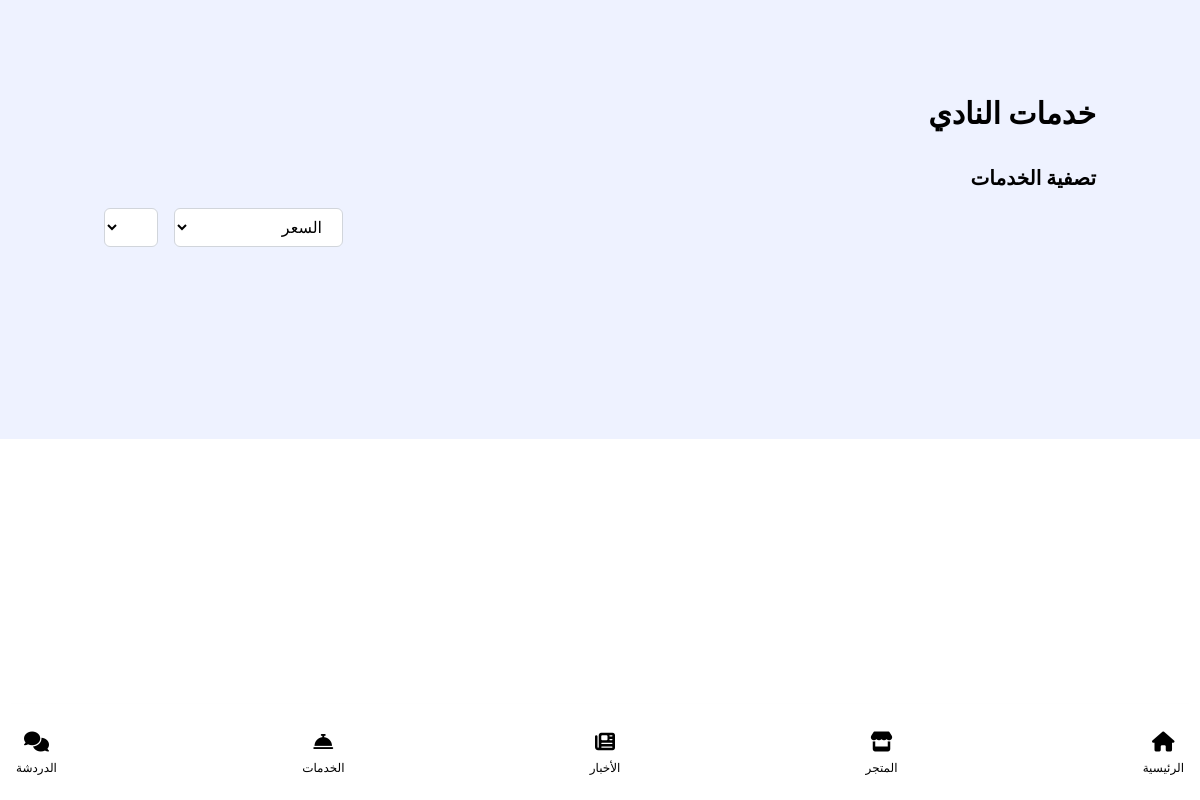
Before: /student/viewServices (signed in) with the older database file.
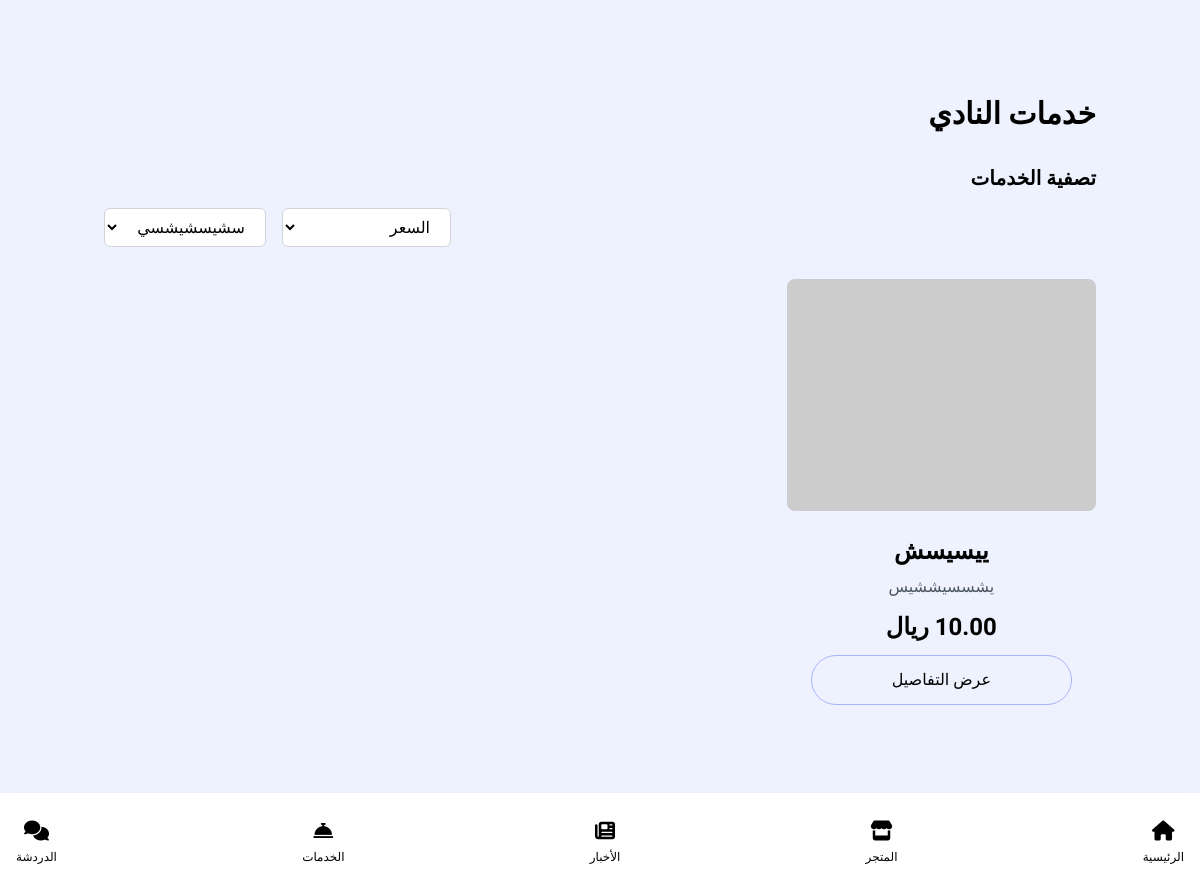
After: the same page with the newer database file.
### students/models.py (models this page shows)
class ServicesModel(models.Model):
    club = models.ForeignKey(ClubsModel, on_delete=models.CASCADE)
    creator = models.ForeignKey(User, on_delete=models.SET_NULL, null=True)
    title = models.CharField(max_length=254, null=True)
    desc = models.TextField(null=True)
    age_from = models.IntegerField()
    age_to = models.IntegerField()
    price = models.DecimalField(max_digits = 6, decimal_places = 2)
    classification = models.ManyToManyField('ServicesClassificationModel', blank=True)
    is_enabled = models.BooleanField(default=True)
    creation_date = models.DateTimeField(null=True, verbose_name="تاريخ الانشاء")

### students/views.py (the view)
# urls.py: path('viewServices', views.viewServices, name="viewServices"),
def viewServices(request):
    user = request.user
    club = user.userprofile.student_profile.club
    services = ServicesModel.objects.filter(club=club)
    classifications = ServicesClassificationModel.objects.filter(club=club)
    return render(request, 'student/services/viewServices.html', {'services':services, 'classifications':classifications})

### messenger/templatetags/messenger_tags.py (called while the page is built)
@register.simple_tag
@stringfilter
def get_user_club(user_id):
    user = User.objects.get(id=user_id)
    club = getUserClub(user)
    return club

### messenger/views.py (called while the page is built)
def getUserClub(user):
    userprofile = user.userprofile
    if userprofile.account_type == '2':
        return userprofile.director_profile.club
    elif user.userprofile.account_type == '3':
        return userprofile.student_profile.club
    elif user.userprofile.account_type == '4':
        return userprofile.Coach_profile.club
    else:
        return None

### templates/student/services/viewServices.html (shortened to what this page needs)
{% extends "base_student.html" %} {% block content %}
<section class="w-full py-8 md:py-16 bg-indigo-50">
  <div class="container mx-auto px-4 mt-4 md:mt-8 pb-24">
    <h2 class="text-2xl md:text-3xl font-bold mb-6 md:mb-8 text-right">
      خدمات النادي
    </h2>
    <div class="mb-6 md:mb-8">
      <h3 class="text-lg md:text-xl font-semibold mb-3 md:mb-4 text-right">
        تصفية الخدمات
      </h3>
      <div
        class="flex flex-col md:flex-row justify-end items-stretch md:items-center gap-3 md:gap-4"
      >
        <select
          class="bg-white border border-gray-300 rounded-md px-4 py-2 w-full md:w-auto order-2 md:order-2"
        >
        {% for classification in classifications %}
          <option value="{{classification.id}}">{{classification.title}}</option>
        {% endfor %}
        </select>
        <select
          class="bg-white border border-gray-300 rounded-md px-4 py-2 w-full md:w-auto order-3 md:order-1"
        >
          <option>السعر</option>
        </select>
      </div>
    </div>
    <div class="grid grid-cols-1 sm:grid-cols-2 lg:grid-cols-3 gap-6 md:gap-8">
      {% for service in services %}
      <div
        class="overflow-hidden transform transition duration-300 hover:scale-105 flex flex-col justify-center"
        >
        <img
          src="https://via.placeholder.com/400x300"
          class="w-full object-cover rounded-lg"
          alt="تدريب كرة القدم"
        />
        <div class="p-4 md:p-6 flex-grow flex flex-col justify-between">
          <div>
            <h5 class="text-xl md:text-2xl font-semibold mb-2 text-center">
              {{service.title}}
            </h5>
            <p class="text-gray-600 mb-3 text-center text-sm md:text-base">
              {{service.desc}}
            </p>
          </div>
          <div>
            <p class="text-xl md:text-2xl font-bold mb-3 text-center">
              {{service.price}} ريال
            </p>
            <a
              href="{% url 'viewServicesSpecific' service.id %}"
              class="block w-full bg-transparent py-2 md:py-3 px-4 rounded-full text-black hover:bg-indigo-600 hover:text-white transition duration-300 text-sm md:text-base text-center border border-indigo-300"
              >عرض التفاصيل</a
            >
          </div>
        </div>
      </div>
      {% endfor %}
    </div>
  </div>
</section>
{% endblock %}

### templates/base_student.html (shortened to what this page needs)
{% load static %}
<!DOCTYPE html>
<html lang="en">
  <head>
    <link
      rel="stylesheet"
      href="https://cdnjs.cloudflare.com/ajax/libs/font-awesome/6.6.0/css/all.min.css"
    />
  </head>
  <body dir="rtl" lang="ar">
    {% if not 'messageRoom' in request.path %}
    {% include 'parts/student/navbar.html' %}
    {% endif %}
    {% block content %} {% endblock %}
    <script src="https://cdn.tailwindcss.com"></script>
  </body>
</html>

### templates/parts/student/navbar.html
{% load messenger_tags %}
{% block content %}
<nav class="fixed bottom-0 left-0 right-0 bg-white shadow-lg py-4 z-[999]">
  <div class="max-w-screen-xl mx-auto px-4">
    <ul class="flex flex-wrap justify-between items-center h-16">
      <li class="w-1/5 sm:w-auto">
        <a
          href="{% url 'studentIndex' %}"
          class="flex flex-col items-center text-black hover:text-indigo-600"
        >
          <i class="fas fa-home text-xl mb-1"></i>
          <span class="text-xs">الرئيسية</span>
        </a>
      </li>
      <li class="w-1/5 sm:w-auto">
        <a
          href="{% url 'viewProducts' %}"
          class="flex flex-col items-center text-black hover:text-indigo-600"
        >
          <i class="fas fa-store text-xl mb-1"></i>
          <span class="text-xs">المتجر</span>
        </a>
      </li>
      <li class="w-1/5 sm:w-auto">
        <a
          href="/student/viewArticles"
          class="flex flex-col items-center text-black hover:text-indigo-600"
        >
          <i class="fas fa-newspaper text-xl mb-1"></i>
          <span class="text-xs">الأخبار</span>
        </a>
      </li>
      <li class="w-1/5 sm:w-auto">
        <a
          href="/student/viewServices"
          class="flex flex-col items-center text-black hover:text-indigo-600"
        >
          <i class="fas fa-concierge-bell text-xl mb-1"></i>
          <span class="text-xs">الخدمات</span>
        </a>
      </li>
      <li class="w-1/5 sm:w-auto">
        <a
        {% get_user_club request.user.id as stu_club %}
          href="{% url 'messageRoom' stu_club.id %} "
          class="flex flex-col items-center text-black hover:text-indigo-600"
        >
          <i class="fas fa-comments text-xl mb-1"></i>
          <span class="text-xs">الدردشة</span>
        </a>
      </li>
    </ul>
  </div>
</nav>
{% endblock %}

### templates/base_student.html (style rules this page uses)
body { font-family: "Cairo", sans-serif; }

Changed rows visible on the page:
added ServicesModel: title "ييسيسش", desc "يشسسيششيس", price "10.00"
Other visible differences:
form field value: (not shown) → "سشيسشيشسي"
